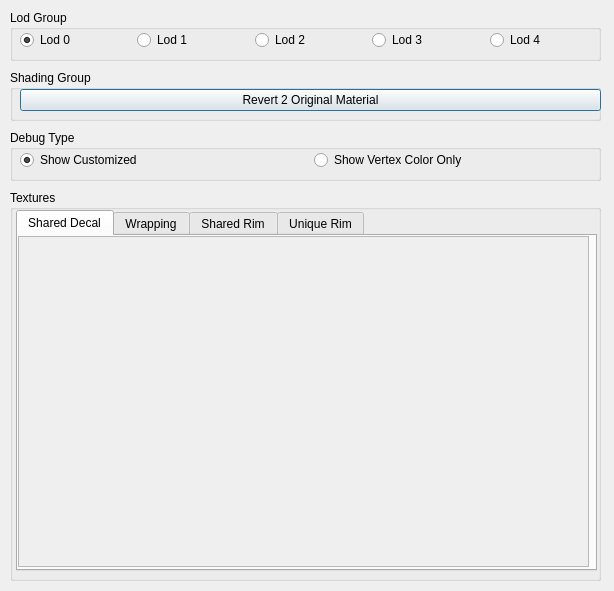
<?xml version="1.0" encoding="UTF-8"?>
<ui version="4.0">
 <class>dialog</class>
 <widget class="QDialog" name="dialog">
  <property name="geometry">
   <rect>
    <x>0</x>
    <y>0</y>
    <width>614</width>
    <height>591</height>
   </rect>
  </property>
  <property name="windowTitle">
   <string/>
  </property>
  <widget class="QGroupBox" name="groupBox">
   <property name="geometry">
    <rect>
     <x>10</x>
     <y>10</y>
     <width>591</width>
     <height>51</height>
    </rect>
   </property>
   <property name="title">
    <string>Lod Group</string>
   </property>
   <widget class="QWidget" name="horizontalLayoutWidget">
    <property name="geometry">
     <rect>
      <x>10</x>
      <y>10</y>
      <width>581</width>
      <height>41</height>
     </rect>
    </property>
    <layout class="QHBoxLayout" name="horizontalLayout">
     <item>
      <widget class="QRadioButton" name="lod0RB">
       <property name="text">
        <string>Lod 0</string>
       </property>
       <property name="checked">
        <bool>true</bool>
       </property>
      </widget>
     </item>
     <item>
      <widget class="QRadioButton" name="lod1RB">
       <property name="text">
        <string>Lod 1</string>
       </property>
       <property name="checked">
        <bool>false</bool>
       </property>
      </widget>
     </item>
     <item>
      <widget class="QRadioButton" name="lod2RB">
       <property name="text">
        <string>Lod 2</string>
       </property>
       <property name="checked">
        <bool>false</bool>
       </property>
      </widget>
     </item>
     <item>
      <widget class="QRadioButton" name="lod3RB">
       <property name="text">
        <string>Lod 3</string>
       </property>
      </widget>
     </item>
     <item>
      <widget class="QRadioButton" name="lod4RB">
       <property name="text">
        <string>Lod 4</string>
       </property>
      </widget>
     </item>
    </layout>
   </widget>
  </widget>
  <widget class="QGroupBox" name="groupBox_2">
   <property name="geometry">
    <rect>
     <x>10</x>
     <y>70</y>
     <width>591</width>
     <height>51</height>
    </rect>
   </property>
   <property name="title">
    <string>Shading Group</string>
   </property>
   <widget class="QWidget" name="horizontalLayoutWidget_2">
    <property name="geometry">
     <rect>
      <x>10</x>
      <y>10</y>
      <width>581</width>
      <height>41</height>
     </rect>
    </property>
    <layout class="QHBoxLayout" name="horizontalLayout_2">
     <item>
      <widget class="QPushButton" name="revert2OriginalMaterialBTN">
       <property name="text">
        <string>Revert 2 Original Material</string>
       </property>
      </widget>
     </item>
    </layout>
   </widget>
  </widget>
  <widget class="QGroupBox" name="groupBox_4">
   <property name="geometry">
    <rect>
     <x>10</x>
     <y>190</y>
     <width>591</width>
     <height>391</height>
    </rect>
   </property>
   <property name="title">
    <string>Textures</string>
   </property>
   <widget class="QTabWidget" name="tabWidget">
    <property name="geometry">
     <rect>
      <x>6</x>
      <y>20</y>
      <width>581</width>
      <height>361</height>
     </rect>
    </property>
    <property name="currentIndex">
     <number>0</number>
    </property>
    <widget class="QWidget" name="tab">
     <attribute name="title">
      <string>Shared Decal</string>
     </attribute>
     <widget class="QFrame" name="frame">
      <property name="geometry">
       <rect>
        <x>0</x>
        <y>0</y>
        <width>571</width>
        <height>331</height>
       </rect>
      </property>
      <property name="frameShape">
       <enum>QFrame::NoFrame</enum>
      </property>
      <property name="frameShadow">
       <enum>QFrame::Raised</enum>
      </property>
      <widget class="QWidget" name="verticalLayoutWidget">
       <property name="geometry">
        <rect>
         <x>0</x>
         <y>0</y>
         <width>571</width>
         <height>331</height>
        </rect>
       </property>
       <layout class="QVBoxLayout" name="verticalLayout">
        <item>
         <widget class="QScrollArea" name="scrollArea">
          <property name="horizontalScrollBarPolicy">
           <enum>Qt::ScrollBarAlwaysOff</enum>
          </property>
          <property name="widgetResizable">
           <bool>true</bool>
          </property>
          <widget class="QWidget" name="sharedDecalScrollAreaWidgetContents">
           <property name="geometry">
            <rect>
             <x>0</x>
             <y>0</y>
             <width>567</width>
             <height>327</height>
            </rect>
           </property>
          </widget>
         </widget>
        </item>
       </layout>
      </widget>
     </widget>
    </widget>
    <widget class="QWidget" name="tab_2">
     <attribute name="title">
      <string>Wrapping</string>
     </attribute>
     <widget class="QFrame" name="frame_2">
      <property name="geometry">
       <rect>
        <x>0</x>
        <y>0</y>
        <width>571</width>
        <height>331</height>
       </rect>
      </property>
      <property name="frameShape">
       <enum>QFrame::NoFrame</enum>
      </property>
      <property name="frameShadow">
       <enum>QFrame::Raised</enum>
      </property>
      <widget class="QWidget" name="verticalLayoutWidget_2">
       <property name="geometry">
        <rect>
         <x>-1</x>
         <y>-1</y>
         <width>571</width>
         <height>331</height>
        </rect>
       </property>
       <layout class="QVBoxLayout" name="verticalLayout_2">
        <item>
         <widget class="QScrollArea" name="scrollArea_3">
          <property name="horizontalScrollBarPolicy">
           <enum>Qt::ScrollBarAlwaysOff</enum>
          </property>
          <property name="widgetResizable">
           <bool>true</bool>
          </property>
          <widget class="QWidget" name="wrappingScrollAreaWidgetContents">
           <property name="geometry">
            <rect>
             <x>0</x>
             <y>0</y>
             <width>98</width>
             <height>28</height>
            </rect>
           </property>
          </widget>
         </widget>
        </item>
       </layout>
      </widget>
     </widget>
    </widget>
    <widget class="QWidget" name="tab_5">
     <attribute name="title">
      <string>Shared Rim</string>
     </attribute>
     <widget class="QFrame" name="frame_3">
      <property name="geometry">
       <rect>
        <x>0</x>
        <y>0</y>
        <width>571</width>
        <height>331</height>
       </rect>
      </property>
      <property name="frameShape">
       <enum>QFrame::NoFrame</enum>
      </property>
      <property name="frameShadow">
       <enum>QFrame::Raised</enum>
      </property>
      <widget class="QWidget" name="verticalLayoutWidget_3">
       <property name="geometry">
        <rect>
         <x>-1</x>
         <y>-1</y>
         <width>571</width>
         <height>331</height>
        </rect>
       </property>
       <layout class="QVBoxLayout" name="verticalLayout_3">
        <item>
         <widget class="QScrollArea" name="scrollArea_4">
          <property name="horizontalScrollBarPolicy">
           <enum>Qt::ScrollBarAlwaysOff</enum>
          </property>
          <property name="widgetResizable">
           <bool>true</bool>
          </property>
          <widget class="QWidget" name="sharedRimScrollAreaWidgetContents">
           <property name="geometry">
            <rect>
             <x>0</x>
             <y>0</y>
             <width>98</width>
             <height>28</height>
            </rect>
           </property>
          </widget>
         </widget>
        </item>
       </layout>
      </widget>
     </widget>
    </widget>
    <widget class="QWidget" name="tab_6">
     <attribute name="title">
      <string>Unique Rim</string>
     </attribute>
     <widget class="QFrame" name="frame_4">
      <property name="geometry">
       <rect>
        <x>0</x>
        <y>0</y>
        <width>571</width>
        <height>331</height>
       </rect>
      </property>
      <property name="frameShape">
       <enum>QFrame::NoFrame</enum>
      </property>
      <property name="frameShadow">
       <enum>QFrame::Raised</enum>
      </property>
      <widget class="QWidget" name="verticalLayoutWidget_4">
       <property name="geometry">
        <rect>
         <x>-1</x>
         <y>-1</y>
         <width>571</width>
         <height>331</height>
        </rect>
       </property>
       <layout class="QVBoxLayout" name="verticalLayout_4">
        <item>
         <widget class="QScrollArea" name="scrollArea_5">
          <property name="horizontalScrollBarPolicy">
           <enum>Qt::ScrollBarAlwaysOff</enum>
          </property>
          <property name="widgetResizable">
           <bool>true</bool>
          </property>
          <widget class="QWidget" name="uniqueRimScrollAreaWidgetContents">
           <property name="geometry">
            <rect>
             <x>0</x>
             <y>0</y>
             <width>98</width>
             <height>28</height>
            </rect>
           </property>
          </widget>
         </widget>
        </item>
       </layout>
      </widget>
     </widget>
    </widget>
   </widget>
  </widget>
  <widget class="QGroupBox" name="groupBox_3">
   <property name="geometry">
    <rect>
     <x>10</x>
     <y>130</y>
     <width>591</width>
     <height>51</height>
    </rect>
   </property>
   <property name="title">
    <string>Debug Type</string>
   </property>
   <widget class="QWidget" name="horizontalLayoutWidget_3">
    <property name="geometry">
     <rect>
      <x>10</x>
      <y>10</y>
      <width>581</width>
      <height>41</height>
     </rect>
    </property>
    <layout class="QHBoxLayout" name="horizontalLayout_3">
     <item>
      <widget class="QRadioButton" name="showCustomizedRB">
       <property name="text">
        <string>Show Customized</string>
       </property>
       <property name="checked">
        <bool>true</bool>
       </property>
      </widget>
     </item>
     <item>
      <widget class="QRadioButton" name="showVertexColorRB">
       <property name="text">
        <string>Show Vertex Color Only</string>
       </property>
      </widget>
     </item>
    </layout>
   </widget>
  </widget>
 </widget>
 <resources/>
 <connections/>
</ui>
